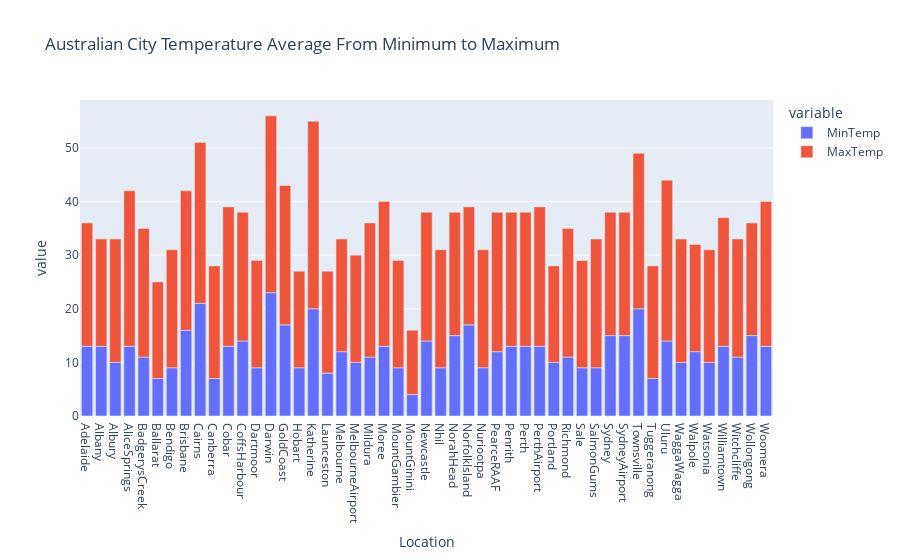

Notebook cell for this chart:
### Markdown cell above
#### E.5.1 Menggambarkan minimal dan maximal temperature berdasarkan lokasi

### Code cell
# membuat grup untuk lokasi, min dan max temperatur
loc_temp = df_new.groupby("Location")[["MinTemp", "MaxTemp"]].mean().round()
loc_temp = loc_temp.reset_index()
loc_temp.columns= ["Location","MinTemp", "MaxTemp"]
# membuat judul
fig = px.bar(loc_temp, x="Location", y=["MinTemp", "MaxTemp"], title="Australian City Temperature Average From Minimum to Maximum")
# menampilkan
fig.show()

### Figure 1 — Plotly figure (JSON) as saved in the notebook; plotly's stock layout.template omitted (floating-point values rounded to 4 significant figures)
{"data": [{"alignmentgroup": "True", "hovertemplate": "variable=MinTemp<br>Location=%{x}<br>value=%{y}<extra></extra>", "legendgroup": "MinTemp", "marker": {"color": "#636efa", "pattern": {"shape": ""}}, "name": "MinTemp", "offsetgroup": "MinTemp", "orientation": "v", "showlegend": true, "textposition": "auto", "type": "bar", "x": ["Adelaide", "Albany", "Albury", "AliceSprings", "BadgerysCreek", "Ballarat", "Bendigo", "Brisbane", "Cairns", "Canberra", "Cobar", "CoffsHarbour", "Dartmoor", "Darwin", "GoldCoast", "Hobart", "Katherine", "Launceston", "Melbourne", "MelbourneAirport", "Mildura", "Moree", "MountGambier", "MountGinini", "Newcastle", "Nhil", "NorahHead", "NorfolkIsland", "Nuriootpa", "PearceRAAF", "Penrith", "Perth", "PerthAirport", "Portland", "Richmond", "Sale", "SalmonGums", "Sydney", "SydneyAirport", "Townsville", "Tuggeranong", "Uluru", "WaggaWagga", "Walpole", "Watsonia", "Williamtown", "Witchcliffe", "Wollongong", "Woomera"], "xaxis": "x", "y": [13, 13, 10, 13, 11, 7, 9, 16, 21, 7, 13, 14, 9, 23, 17, 9, 20, 8, 12, 10, 11, 13, 9, 4, 14, 9, 15, 17, 9, 12, 13, 13, 13, 10, 11, 9, 9, 15, 15, 20, 7, 14, 10, 12, 10, 13, 11, 15, 13], "yaxis": "y"}, {"alignmentgroup": "True", "hovertemplate": "variable=MaxTemp<br>Location=%{x}<br>value=%{y}<extra></extra>", "legendgroup": "MaxTemp", "marker": {"color": "#EF553B", "pattern": {"shape": ""}}, "name": "MaxTemp", "offsetgroup": "MaxTemp", "orientation": "v", "showlegend": true, "textposition": "auto", "type": "bar", "x": ["Adelaide", "Albany", "Albury", "AliceSprings", "BadgerysCreek", "Ballarat", "Bendigo", "Brisbane", "Cairns", "Canberra", "Cobar", "CoffsHarbour", "Dartmoor", "Darwin", "GoldCoast", "Hobart", "Katherine", "Launceston", "Melbourne", "MelbourneAirport", "Mildura", "Moree", "MountGambier", "MountGinini", "Newcastle", "Nhil", "NorahHead", "NorfolkIsland", "Nuriootpa", "PearceRAAF", "Penrith", "Perth", "PerthAirport", "Portland", "Richmond", "Sale", "SalmonGums", "Sydney", "SydneyAirport", "Townsville", "Tuggeranong", "Uluru", "WaggaWagga", "Walpole", "Watsonia", "Williamtown", "Witchcliffe", "Wollongong", "Woomera"], "xaxis": "x", "y": [23, 20, 23, 29, 24, 18, 22, 26, 30, 21, 26, 24, 20, 33, 26, 18, 35, 19, 21, 20, 25, 27, 20, 12, 24, 22, 23, 22, 22, 26, 25, 25, 26, 18, 24, 20, 24, 23, 23, 29, 21, 30, 23, 20, 21, 24, 22, 21, 27], "yaxis": "y"}], "layout": {"barmode": "relative", "legend": {"title": {"text": "variable"}, "tracegroupgap": 0}, "title": {"text": "Australian City Temperature Average From Minimum to Maximum"}, "xaxis": {"anchor": "y", "domain": [0, 1], "title": {"text": "Location"}}, "yaxis": {"anchor": "x", "domain": [0, 1], "title": {"text": "value"}}}}
